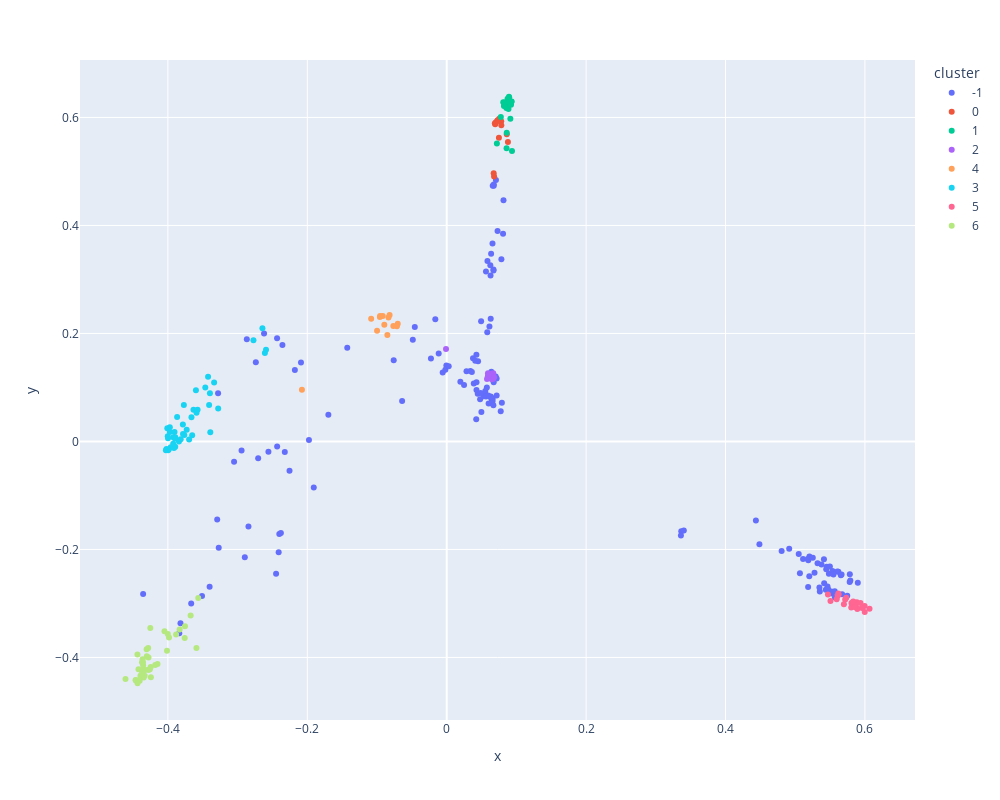
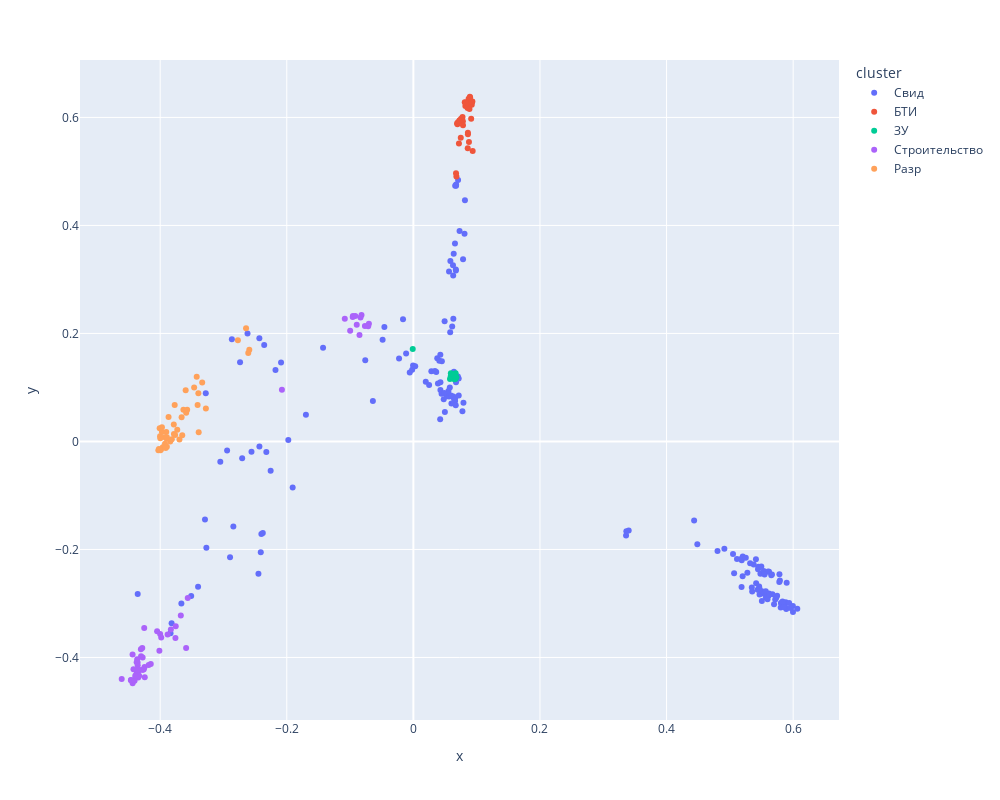

The notebook cell saved with these charts, in order:
### Code cell
estimator = DBSCAN(eps=0.3, min_samples=10, metric='cosine')
clusterization(estimator, tfidf_vectors, dataset, 'dbscan_tfidf_03_10_cosine')

### Figure 1 — Plotly figure (JSON) as saved in the notebook; plotly's stock layout.template omitted (floating-point values rounded to 4 significant figures; data arrays with more than 128 entries replaced by an {"elided": "..."} marker saying what was removed)
{"data": [{"customdata": {"elided": "156x1 str values"}, "hovertemplate": "cluster=-1<br>x=%{x}<br>y=%{y}<br>file_name=%{customdata[0]}<extra></extra>", "legendgroup": "-1", "marker": {"color": "#636efa", "symbol": "circle"}, "mode": "markers", "name": "-1", "orientation": "v", "showlegend": true, "type": "scatter", "x": {"elided": "156 float values"}, "xaxis": "x", "y": {"elided": "156 float values"}, "yaxis": "y"}, {"customdata": [["10. Летниковская улица, дом 11-11, строение 9 изм.pdf_1.txt"], ["13. Летниковская улица, дом 11-11, строение 4 изм.pdf_1.txt"], ["14. Летниковская улица, дом 11_11, строение 16 изм.pdf_1.txt"], ["17. Летниковская улица, дом 11-11, строение 10 изм.pdf_1.txt"], ["18. Летниковская улица, дом 11-11, строение 5 изм.pdf_1.txt"], ["22. Летниковская улица, дом 11-11, строение 8 изм.pdf_1.txt"], ["23. Летниковская улица, дом 11-11, строение 2 изм.pdf_1.txt"], ["25. Летниковская улица, дом 11_11, строение 12 изм.pdf_1.txt"], ["28. Летниковская улица, дом 11-11, строение 6 изм.pdf_1.txt"], ["29. Летниковская улица, дом 11-11, строение 1 изм.pdf_1.txt"], ["4. Летниковская улица, дом 11_11, строение 14 изм.pdf_1.txt"], ["7. Летниковская улица, дом 11_11, строение 13 изм.pdf_1.txt"], ["9. Летниковская улица, дом 11-11, строение 7 изм.pdf_1.txt"]], "hovertemplate": "cluster=0<br>x=%{x}<br>y=%{y}<br>file_name=%{customdata[0]}<extra></extra>", "legendgroup": "0", "marker": {"color": "#EF553B", "symbol": "circle"}, "mode": "markers", "name": "0", "orientation": "v", "showlegend": true, "type": "scatter", "x": [0.06957, 0.07536, 0.07488, 0.07303, 0.07817, 0.0691, 0.07064, 0.06798, 0.07838, 0.07261, 0.08618, 0.08782, 0.06738], "xaxis": "x", "y": [0.5875, 0.5975, 0.5624, 0.5947, 0.5928, 0.5894, 0.591, 0.4907, 0.5855, 0.5933, 0.5688, 0.5543, 0.4964], "yaxis": "y"}, {"customdata": [["10. ул Шеногина, дом 3, строение 37 изм.pdf_1.txt"], ["11. ул Шеногина, дом 3, строение 24 изм.pdf_1.txt"], ["14. ул Шеногина, дом 3, строение 39 изм.pdf_1.txt"], ["17. ул Шеногина, дом 3, строение 1 изм.pdf_1.txt"], ["18. ул Шеногина, дом 3, строение 38 изм.pdf_1.txt"], ["2. ул Шеногина, дом 3, строение 16 изм.pdf_1.txt"], ["21. ул Шеногина, дом 3, строение 44 изм.pdf_1.txt"], ["22. ул Шеногина, дом 3, строение 27 изм.pdf_1.txt"], ["24. ул Шеногина, дом 3, строение 23 изм.pdf_1.txt"], ["26. ул Шеногина, дом 3, строение 45 изм.pdf_1.txt"], ["27. ул Шеногина, дом 3, строение 28 изм.pdf_1.txt"], ["28. ул Шеногина, дом 3, строение 11 изм.pdf_1.txt"], ["29. ул Шеногина, дом 3, строение 35 изм.pdf_1.txt"], ["3. ул Шеногина, дом 3, строение 26 изм.pdf_1.txt"], ["30. ул Шеногина, дом 3, строение 41 изм.pdf_1.txt"], ["4. ул Шеногина, дом 3, строение 33 изм.pdf_1.txt"], ["5. ул Шеногина, дом 3, строение 30 изм.pdf_1.txt"], ["6. ул Шеногина, дом 3, строение 21 изм.pdf_1.txt"], ["7. ул Шеногина, дом 3, строение 22 изм.pdf_1.txt"]], "hovertemplate": "cluster=1<br>x=%{x}<br>y=%{y}<br>file_name=%{customdata[0]}<extra></extra>", "legendgroup": "1", "marker": {"color": "#00cc96", "symbol": "circle"}, "mode": "markers", "name": "1", "orientation": "v", "showlegend": true, "type": "scatter", "x": [0.08211, 0.07764, 0.09318, 0.09129, 0.08839, 0.09367, 0.08728, 0.08116, 0.08967, 0.08928, 0.072, 0.08612, 0.09227, 0.0907, 0.08251, 0.09268, 0.08586, 0.08557, 0.08861], "xaxis": "x", "y": [0.6213, 0.6007, 0.6295, 0.5978, 0.6251, 0.5377, 0.6347, 0.6283, 0.6368, 0.6383, 0.552, 0.5717, 0.6235, 0.6254, 0.6277, 0.6293, 0.543, 0.6176, 0.6155], "yaxis": "y"}, {"customdata": [["M-02-043676 исправленное.pdf_1.txt"], ["M-02-045681 13.11.2014 исправленное.pdf_1.txt"], ["M-03-040506 исправленное.pdf_1.txt"], ["M-03-046138 исправленное.pdf_1.txt"], ["M-05-05-040506 29.09.2016 исправленное.pdf_1.txt"], ["M-07-048788 13.04.2016 исправленное.PDF_1.txt"], ["M-09-053908 02.04.2019 исправленное.pdf_1.txt"], ["М - 0 3 -959698 исправленное.pdf_1.txt"], ["М - 0 4 -587496 исправленное.pdf_1.txt"], ["М - 0 5 -957823 17.10.2016 исправленное.pdf_1.txt"], ["М - 0 7- 303132 исправленное.pdf_1.txt"], ["М -10-111213 исправленное.pdf_1.txt"], ["М-01-545556_21_01_1997 исправленное.pdf_1.txt"], ["М-07-875369 04.09.2016 исправленное.pdf_1.txt"], ["№ М-07-08-0904 исправленное.pdf_1.txt"]], "hovertemplate": "cluster=2<br>x=%{x}<br>y=%{y}<br>file_name=%{customdata[0]}<extra></extra>", "legendgroup": "2", "marker": {"color": "#ab63fa", "symbol": "circle"}, "mode": "markers", "name": "2", "orientation": "v", "showlegend": true, "type": "scatter", "x": [0.06578, 0.06485, 0.06512, 0.06673, 0.05922, 0.05784, 0.06469, 0.06414, 0.0629, 0.05908, 0.06272, 0.06678, -0.001003, 0.0626, 0.06806], "xaxis": "x", "y": [0.1217, 0.1231, 0.124, 0.1161, 0.1261, 0.1156, 0.1151, 0.1177, 0.1224, 0.1207, 0.125, 0.1264, 0.1713, 0.1241, 0.1191], "yaxis": "y"}, {"customdata": [["M_07_020222_27_12_2001 исправленное.pdf_1.txt"], ["М-03-547698_21_09_2006 исправленное.pdf_1.txt"], ["16.pdf_1.txt"], ["17.pdf_1.txt"], ["2.pdf_1.txt"], ["32.pdf_1.txt"], ["51.pdf_1.txt"], ["24.pdf_1.txt"], ["27.pdf_1.txt"], ["32.pdf_1.txt"], ["58.pdf_1.txt"], ["65.pdf_1.txt"], ["9.pdf_1.txt"]], "hovertemplate": "cluster=4<br>x=%{x}<br>y=%{y}<br>file_name=%{customdata[0]}<extra></extra>", "legendgroup": "4", "marker": {"color": "#FFA15A", "symbol": "circle"}, "mode": "markers", "name": "4", "orientation": "v", "showlegend": true, "type": "scatter", "x": [-0.08515, -0.08949, -0.07027, -0.08195, -0.07656, -0.09585, -0.1084, -0.09179, -0.09988, -0.2077, -0.09549, -0.08353, -0.07143], "xaxis": "x", "y": [0.1971, 0.2162, 0.2181, 0.2343, 0.214, 0.2305, 0.227, 0.2321, 0.2049, 0.09558, 0.2322, 0.2295, 0.2134], "yaxis": "y"}, {"customdata": [["1.pdf_1.txt"], ["10.pdf_1.txt"], ["11.pdf_1.txt"], ["15.pdf_1.txt"], ["20.pdf_1.txt"], ["22.pdf_1.txt"], ["24.pdf_1.txt"], ["26.pdf_1.txt"], ["28.pdf_1.txt"], ["3.pdf_1.txt"], ["30.pdf_1.txt"], ["34.pdf_1.txt"], ["35.pdf_1.txt"], ["36.pdf_1.txt"], ["37.pdf_1.txt"], ["38.pdf_1.txt"], ["41.pdf_1.txt"], ["42.pdf_1.txt"], ["44.pdf_1.txt"], ["45.pdf_1.txt"], ["46.pdf_1.txt"], ["47.pdf_1.txt"], ["48.pdf_1.txt"], ["49.pdf_1.txt"], ["5.pdf_1.txt"], ["52.pdf_1.txt"], ["53.pdf_1.txt"], ["55.pdf_1.txt"], ["56.pdf_1.txt"], ["57.pdf_1.txt"], ["58.pdf_1.txt"], ["59.pdf_1.txt"], ["60.pdf_1.txt"], ["62.pdf_1.txt"], ["63.pdf_1.txt"], ["64.pdf_1.txt"], ["65.pdf_1.txt"], ["66.pdf_1.txt"], ["67.pdf_1.txt"], ["68.pdf_1.txt"], ["7.pdf_1.txt"], ["70.pdf_1.txt"], ["9.pdf_1.txt"]], "hovertemplate": "cluster=3<br>x=%{x}<br>y=%{y}<br>file_name=%{customdata[0]}<extra></extra>", "legendgroup": "3", "marker": {"color": "#19d3f3", "symbol": "circle"}, "mode": "markers", "name": "3", "orientation": "v", "showlegend": true, "type": "scatter", "x": [-0.3771, -0.3463, -0.2644, -0.3278, -0.3392, -0.4002, -0.3652, -0.3785, -0.3897, -0.3336, -0.3598, -0.3783, -0.4008, -0.3972, -0.3923, -0.3633, -0.3895, -0.3842, -0.373, -0.2609, -0.3696, -0.3895, -0.3409, -0.4029, -0.2773, -0.3662, -0.3989, -0.3924, -0.3972, -0.3589, -0.3764, -0.3959, -0.402, -0.3996, -0.3913, -0.2592, -0.3998, -0.3817, -0.3397, -0.3868, -0.3423, -0.3905, -0.3574], "xaxis": "x", "y": [0.06752, 0.09981, 0.2096, 0.06084, 0.01691, 0.00945, 0.01131, 0.03159, 0.005195, 0.1093, 0.09494, 0.01386, 0.02427, 0.01765, 0.007995, 0.05855, -0.009783, 8.97e-05, 0.02178, 0.1638, 0.003423, 0.007686, 0.06772, -0.01645, 0.1876, 0.04482, -0.01507, -0.004046, 0.02632, 0.05338, 0.0118, -0.01056, -0.01418, -0.01624, -0.01212, 0.17, 0.005928, 0.004223, 0.08932, 0.0452, 0.1196, 0.01771, 0.05888], "yaxis": "y"}, {"customdata": [["1.pdf_1.txt"], ["11.pdf_1.txt"], ["12.pdf_1.txt"], ["18.pdf_1.txt"], ["2.pdf_1.txt"], ["25.pdf_1.txt"], ["28.pdf_1.txt"], ["30.pdf_1.txt"], ["31.pdf_1.txt"], ["32.pdf_1.txt"], ["33.pdf_1.txt"], ["36.pdf_1.txt"], ["41.pdf_1.txt"], ["43.pdf_1.txt"], ["44.pdf_1.txt"], ["45.pdf_1.txt"], ["56.pdf_1.txt"], ["58.pdf_1.txt"], ["6.pdf_1.txt"], ["60.pdf_1.txt"], ["66.pdf_1.txt"], ["67.pdf_1.txt"], ["68.pdf_1.txt"]], "hovertemplate": "cluster=5<br>x=%{x}<br>y=%{y}<br>file_name=%{customdata[0]}<extra></extra>", "legendgroup": "5", "marker": {"color": "#FF6692", "symbol": "circle"}, "mode": "markers", "name": "5", "orientation": "v", "showlegend": true, "type": "scatter", "x": [0.5883, 0.5885, 0.5806, 0.5732, 0.5803, 0.5717, 0.5816, 0.589, 0.586, 0.5469, 0.5505, 0.6065, 0.5936, 0.5831, 0.5852, 0.5997, 0.5995, 0.5617, 0.5959, 0.5608, 0.5698, 0.5595, 0.5623], "xaxis": "x", "y": [-0.298, -0.308, -0.2993, -0.2893, -0.3075, -0.2927, -0.2997, -0.3101, -0.2998, -0.2834, -0.2954, -0.3097, -0.2989, -0.2964, -0.3064, -0.3158, -0.3046, -0.2817, -0.3083, -0.2862, -0.3014, -0.2921, -0.2835], "yaxis": "y"}, {"customdata": [["13.pdf_1.txt"], ["14.pdf_1.txt"], ["15.pdf_1.txt"], ["16.pdf_1.txt"], ["17.pdf_1.txt"], ["18.pdf_1.txt"], ["2.pdf_1.txt"], ["20.pdf_1.txt"], ["22.pdf_1.txt"], ["23.pdf_1.txt"], ["25.pdf_1.txt"], ["29.pdf_1.txt"], ["30.pdf_1.txt"], ["31.pdf_1.txt"], ["33.pdf_1.txt"], ["34.pdf_1.txt"], ["35.pdf_1.txt"], ["36.pdf_1.txt"], ["37.pdf_1.txt"], ["38.pdf_1.txt"], ["39.pdf_1.txt"], ["40.pdf_1.txt"], ["41.pdf_1.txt"], ["42.pdf_1.txt"], ["43.pdf_1.txt"], ["44.pdf_1.txt"], ["47.pdf_1.txt"], ["49.pdf_1.txt"], ["5.pdf_1.txt"], ["50.pdf_1.txt"], ["51.pdf_1.txt"], ["52.pdf_1.txt"], ["53.pdf_1.txt"], ["54.pdf_1.txt"], ["55.pdf_1.txt"], ["56.pdf_1.txt"], ["57.pdf_1.txt"], ["60.pdf_1.txt"], ["62.pdf_1.txt"], ["63.pdf_1.txt"], ["64.pdf_1.txt"], ["66.pdf_1.txt"], ["68.pdf_1.txt"], ["7.pdf_1.txt"], ["8.pdf_1.txt"]], "hovertemplate": "cluster=6<br>x=%{x}<br>y=%{y}<br>file_name=%{customdata[0]}<extra></extra>", "legendgroup": "6", "marker": {"color": "#B6E880", "symbol": "circle"}, "mode": "markers", "name": "6", "orientation": "v", "showlegend": true, "type": "scatter", "x": [-0.4363, -0.4374, -0.4357, -0.4389, -0.4355, -0.3565, -0.3883, -0.4283, -0.4247, -0.4338, -0.4435, -0.4244, -0.4252, -0.3832, -0.4258, -0.4001, -0.4149, -0.4356, -0.4049, -0.4376, -0.4274, -0.4302, -0.4355, -0.4369, -0.4013, -0.4462, -0.3759, -0.3755, -0.4278, -0.4283, -0.4608, -0.4461, -0.4405, -0.4437, -0.4422, -0.4182, -0.4347, -0.4372, -0.4333, -0.3674, -0.3984, -0.4349, -0.3591, -0.4394, -0.4305], "xaxis": "x", "y": [-0.4032, -0.4312, -0.4087, -0.4368, -0.4321, -0.2899, -0.3575, -0.3825, -0.4178, -0.4239, -0.4477, -0.4366, -0.3454, -0.3483, -0.422, -0.3566, -0.4121, -0.4327, -0.3514, -0.4351, -0.4228, -0.3979, -0.4145, -0.4262, -0.3877, -0.4421, -0.364, -0.3424, -0.3999, -0.4229, -0.4397, -0.4417, -0.4431, -0.3944, -0.4216, -0.414, -0.4371, -0.409, -0.4337, -0.3223, -0.3631, -0.4218, -0.3824, -0.434, -0.3846], "yaxis": "y"}], "layout": {"height": 800, "legend": {"title": {"text": "cluster"}, "tracegroupgap": 0}, "margin": {"t": 60}, "width": 1000, "xaxis": {"anchor": "y", "domain": [0, 1], "title": {"text": "x"}}, "yaxis": {"anchor": "x", "domain": [0, 1], "title": {"text": "y"}}}}

### Figure 2 — Plotly figure (JSON) as saved in the notebook; plotly's stock layout.template omitted (floating-point values rounded to 4 significant figures; data arrays with more than 128 entries replaced by an {"elided": "..."} marker saying what was removed)
{"data": [{"customdata": {"elided": "179x1 str values"}, "hovertemplate": "cluster=Свид<br>x=%{x}<br>y=%{y}<br>file_name=%{customdata[0]}<extra></extra>", "legendgroup": "Свид", "marker": {"color": "#636efa", "symbol": "circle"}, "mode": "markers", "name": "Свид", "orientation": "v", "showlegend": true, "type": "scatter", "x": {"elided": "179 float values"}, "xaxis": "x", "y": {"elided": "179 float values"}, "yaxis": "y"}, {"customdata": [["10. Летниковская улица, дом 11-11, строение 9 изм.pdf_1.txt"], ["10. ул Шеногина, дом 3, строение 37 изм.pdf_1.txt"], ["11. ул Шеногина, дом 3, строение 24 изм.pdf_1.txt"], ["13. Летниковская улица, дом 11-11, строение 4 изм.pdf_1.txt"], ["14. Летниковская улица, дом 11_11, строение 16 изм.pdf_1.txt"], ["14. ул Шеногина, дом 3, строение 39 изм.pdf_1.txt"], ["17. Летниковская улица, дом 11-11, строение 10 изм.pdf_1.txt"], ["17. ул Шеногина, дом 3, строение 1 изм.pdf_1.txt"], ["18. Летниковская улица, дом 11-11, строение 5 изм.pdf_1.txt"], ["18. ул Шеногина, дом 3, строение 38 изм.pdf_1.txt"], ["2. ул Шеногина, дом 3, строение 16 изм.pdf_1.txt"], ["21. ул Шеногина, дом 3, строение 44 изм.pdf_1.txt"], ["22. Летниковская улица, дом 11-11, строение 8 изм.pdf_1.txt"], ["22. ул Шеногина, дом 3, строение 27 изм.pdf_1.txt"], ["23. Летниковская улица, дом 11-11, строение 2 изм.pdf_1.txt"], ["24. ул Шеногина, дом 3, строение 23 изм.pdf_1.txt"], ["25. Летниковская улица, дом 11_11, строение 12 изм.pdf_1.txt"], ["26. ул Шеногина, дом 3, строение 45 изм.pdf_1.txt"], ["27. ул Шеногина, дом 3, строение 28 изм.pdf_1.txt"], ["28. Летниковская улица, дом 11-11, строение 6 изм.pdf_1.txt"], ["28. ул Шеногина, дом 3, строение 11 изм.pdf_1.txt"], ["29. Летниковская улица, дом 11-11, строение 1 изм.pdf_1.txt"], ["29. ул Шеногина, дом 3, строение 35 изм.pdf_1.txt"], ["3. ул Шеногина, дом 3, строение 26 изм.pdf_1.txt"], ["30. ул Шеногина, дом 3, строение 41 изм.pdf_1.txt"], ["4. Летниковская улица, дом 11_11, строение 14 изм.pdf_1.txt"], ["4. ул Шеногина, дом 3, строение 33 изм.pdf_1.txt"], ["5. ул Шеногина, дом 3, строение 30 изм.pdf_1.txt"], ["6. ул Шеногина, дом 3, строение 21 изм.pdf_1.txt"], ["7. Летниковская улица, дом 11_11, строение 13 изм.pdf_1.txt"], ["7. ул Шеногина, дом 3, строение 22 изм.pdf_1.txt"], ["9. Летниковская улица, дом 11-11, строение 7 изм.pdf_1.txt"]], "hovertemplate": "cluster=БТИ<br>x=%{x}<br>y=%{y}<br>file_name=%{customdata[0]}<extra></extra>", "legendgroup": "БТИ", "marker": {"color": "#EF553B", "symbol": "circle"}, "mode": "markers", "name": "БТИ", "orientation": "v", "showlegend": true, "type": "scatter", "x": [0.06957, 0.08211, 0.07764, 0.07536, 0.07488, 0.09318, 0.07303, 0.09129, 0.07817, 0.08839, 0.09367, 0.08728, 0.0691, 0.08116, 0.07064, 0.08967, 0.06798, 0.08928, 0.072, 0.07838, 0.08612, 0.07261, 0.09227, 0.0907, 0.08251, 0.08618, 0.09268, 0.08586, 0.08557, 0.08782, 0.08861, 0.06738], "xaxis": "x", "y": [0.5875, 0.6213, 0.6007, 0.5975, 0.5624, 0.6295, 0.5947, 0.5978, 0.5928, 0.6251, 0.5377, 0.6347, 0.5894, 0.6283, 0.591, 0.6368, 0.4907, 0.6383, 0.552, 0.5855, 0.5717, 0.5933, 0.6235, 0.6254, 0.6277, 0.5688, 0.6293, 0.543, 0.6176, 0.5543, 0.6155, 0.4964], "yaxis": "y"}, {"customdata": [["M-02-043676 исправленное.pdf_1.txt"], ["M-02-045681 13.11.2014 исправленное.pdf_1.txt"], ["M-03-040506 исправленное.pdf_1.txt"], ["M-03-046138 исправленное.pdf_1.txt"], ["M-05-05-040506 29.09.2016 исправленное.pdf_1.txt"], ["M-07-048788 13.04.2016 исправленное.PDF_1.txt"], ["M-09-053908 02.04.2019 исправленное.pdf_1.txt"], ["М - 0 3 -959698 исправленное.pdf_1.txt"], ["М - 0 4 -587496 исправленное.pdf_1.txt"], ["М - 0 5 -957823 17.10.2016 исправленное.pdf_1.txt"], ["М - 0 7- 303132 исправленное.pdf_1.txt"], ["М -10-111213 исправленное.pdf_1.txt"], ["М-01-545556_21_01_1997 исправленное.pdf_1.txt"], ["М-07-875369 04.09.2016 исправленное.pdf_1.txt"], ["№ М-07-08-0904 исправленное.pdf_1.txt"]], "hovertemplate": "cluster=ЗУ<br>x=%{x}<br>y=%{y}<br>file_name=%{customdata[0]}<extra></extra>", "legendgroup": "ЗУ", "marker": {"color": "#00cc96", "symbol": "circle"}, "mode": "markers", "name": "ЗУ", "orientation": "v", "showlegend": true, "type": "scatter", "x": [0.06578, 0.06485, 0.06512, 0.06673, 0.05922, 0.05784, 0.06469, 0.06414, 0.0629, 0.05908, 0.06272, 0.06678, -0.001003, 0.0626, 0.06806], "xaxis": "x", "y": [0.1217, 0.1231, 0.124, 0.1161, 0.1261, 0.1156, 0.1151, 0.1177, 0.1224, 0.1207, 0.125, 0.1264, 0.1713, 0.1241, 0.1191], "yaxis": "y"}, {"customdata": [["M_07_020222_27_12_2001 исправленное.pdf_1.txt"], ["М-03-547698_21_09_2006 исправленное.pdf_1.txt"], ["16.pdf_1.txt"], ["17.pdf_1.txt"], ["2.pdf_1.txt"], ["32.pdf_1.txt"], ["51.pdf_1.txt"], ["13.pdf_1.txt"], ["14.pdf_1.txt"], ["15.pdf_1.txt"], ["16.pdf_1.txt"], ["17.pdf_1.txt"], ["18.pdf_1.txt"], ["2.pdf_1.txt"], ["20.pdf_1.txt"], ["22.pdf_1.txt"], ["23.pdf_1.txt"], ["24.pdf_1.txt"], ["25.pdf_1.txt"], ["27.pdf_1.txt"], ["29.pdf_1.txt"], ["30.pdf_1.txt"], ["31.pdf_1.txt"], ["32.pdf_1.txt"], ["33.pdf_1.txt"], ["34.pdf_1.txt"], ["35.pdf_1.txt"], ["36.pdf_1.txt"], ["37.pdf_1.txt"], ["38.pdf_1.txt"], ["39.pdf_1.txt"], ["40.pdf_1.txt"], ["41.pdf_1.txt"], ["42.pdf_1.txt"], ["43.pdf_1.txt"], ["44.pdf_1.txt"], ["47.pdf_1.txt"], ["49.pdf_1.txt"], ["5.pdf_1.txt"], ["50.pdf_1.txt"], ["51.pdf_1.txt"], ["52.pdf_1.txt"], ["53.pdf_1.txt"], ["54.pdf_1.txt"], ["55.pdf_1.txt"], ["56.pdf_1.txt"], ["57.pdf_1.txt"], ["58.pdf_1.txt"], ["60.pdf_1.txt"], ["62.pdf_1.txt"], ["63.pdf_1.txt"], ["64.pdf_1.txt"], ["65.pdf_1.txt"], ["66.pdf_1.txt"], ["68.pdf_1.txt"], ["7.pdf_1.txt"], ["8.pdf_1.txt"], ["9.pdf_1.txt"]], "hovertemplate": "cluster=Строительство<br>x=%{x}<br>y=%{y}<br>file_name=%{customdata[0]}<extra></extra>", "legendgroup": "Строительство", "marker": {"color": "#ab63fa", "symbol": "circle"}, "mode": "markers", "name": "Строительство", "orientation": "v", "showlegend": true, "type": "scatter", "x": [-0.08515, -0.08949, -0.07027, -0.08195, -0.07656, -0.09585, -0.1084, -0.4363, -0.4374, -0.4357, -0.4389, -0.4355, -0.3565, -0.3883, -0.4283, -0.4247, -0.4338, -0.09179, -0.4435, -0.09988, -0.4244, -0.4252, -0.3832, -0.2077, -0.4258, -0.4001, -0.4149, -0.4356, -0.4049, -0.4376, -0.4274, -0.4302, -0.4355, -0.4369, -0.4013, -0.4462, -0.3759, -0.3755, -0.4278, -0.4283, -0.4608, -0.4461, -0.4405, -0.4437, -0.4422, -0.4182, -0.4347, -0.09549, -0.4372, -0.4333, -0.3674, -0.3984, -0.08353, -0.4349, -0.3591, -0.4394, -0.4305, -0.07143], "xaxis": "x", "y": [0.1971, 0.2162, 0.2181, 0.2343, 0.214, 0.2305, 0.227, -0.4032, -0.4312, -0.4087, -0.4368, -0.4321, -0.2899, -0.3575, -0.3825, -0.4178, -0.4239, 0.2321, -0.4477, 0.2049, -0.4366, -0.3454, -0.3483, 0.09558, -0.422, -0.3566, -0.4121, -0.4327, -0.3514, -0.4351, -0.4228, -0.3979, -0.4145, -0.4262, -0.3877, -0.4421, -0.364, -0.3424, -0.3999, -0.4229, -0.4397, -0.4417, -0.4431, -0.3944, -0.4216, -0.414, -0.4371, 0.2322, -0.409, -0.4337, -0.3223, -0.3631, 0.2295, -0.4218, -0.3824, -0.434, -0.3846, 0.2134], "yaxis": "y"}, {"customdata": [["1.pdf_1.txt"], ["10.pdf_1.txt"], ["11.pdf_1.txt"], ["15.pdf_1.txt"], ["20.pdf_1.txt"], ["22.pdf_1.txt"], ["24.pdf_1.txt"], ["26.pdf_1.txt"], ["28.pdf_1.txt"], ["3.pdf_1.txt"], ["30.pdf_1.txt"], ["34.pdf_1.txt"], ["35.pdf_1.txt"], ["36.pdf_1.txt"], ["37.pdf_1.txt"], ["38.pdf_1.txt"], ["41.pdf_1.txt"], ["42.pdf_1.txt"], ["44.pdf_1.txt"], ["45.pdf_1.txt"], ["46.pdf_1.txt"], ["47.pdf_1.txt"], ["48.pdf_1.txt"], ["49.pdf_1.txt"], ["5.pdf_1.txt"], ["52.pdf_1.txt"], ["53.pdf_1.txt"], ["55.pdf_1.txt"], ["56.pdf_1.txt"], ["57.pdf_1.txt"], ["58.pdf_1.txt"], ["59.pdf_1.txt"], ["60.pdf_1.txt"], ["62.pdf_1.txt"], ["63.pdf_1.txt"], ["64.pdf_1.txt"], ["65.pdf_1.txt"], ["66.pdf_1.txt"], ["67.pdf_1.txt"], ["68.pdf_1.txt"], ["7.pdf_1.txt"], ["70.pdf_1.txt"], ["9.pdf_1.txt"]], "hovertemplate": "cluster=Разр<br>x=%{x}<br>y=%{y}<br>file_name=%{customdata[0]}<extra></extra>", "legendgroup": "Разр", "marker": {"color": "#FFA15A", "symbol": "circle"}, "mode": "markers", "name": "Разр", "orientation": "v", "showlegend": true, "type": "scatter", "x": [-0.3771, -0.3463, -0.2644, -0.3278, -0.3392, -0.4002, -0.3652, -0.3785, -0.3897, -0.3336, -0.3598, -0.3783, -0.4008, -0.3972, -0.3923, -0.3633, -0.3895, -0.3842, -0.373, -0.2609, -0.3696, -0.3895, -0.3409, -0.4029, -0.2773, -0.3662, -0.3989, -0.3924, -0.3972, -0.3589, -0.3764, -0.3959, -0.402, -0.3996, -0.3913, -0.2592, -0.3998, -0.3817, -0.3397, -0.3868, -0.3423, -0.3905, -0.3574], "xaxis": "x", "y": [0.06752, 0.09981, 0.2096, 0.06084, 0.01691, 0.00945, 0.01131, 0.03159, 0.005195, 0.1093, 0.09494, 0.01386, 0.02427, 0.01765, 0.007995, 0.05855, -0.009783, 8.97e-05, 0.02178, 0.1638, 0.003423, 0.007686, 0.06772, -0.01645, 0.1876, 0.04482, -0.01507, -0.004046, 0.02632, 0.05338, 0.0118, -0.01056, -0.01418, -0.01624, -0.01212, 0.17, 0.005928, 0.004223, 0.08932, 0.0452, 0.1196, 0.01771, 0.05888], "yaxis": "y"}], "layout": {"height": 800, "legend": {"title": {"text": "cluster"}, "tracegroupgap": 0}, "margin": {"t": 60}, "width": 1000, "xaxis": {"anchor": "y", "domain": [0, 1], "title": {"text": "x"}}, "yaxis": {"anchor": "x", "domain": [0, 1], "title": {"text": "y"}}}}
